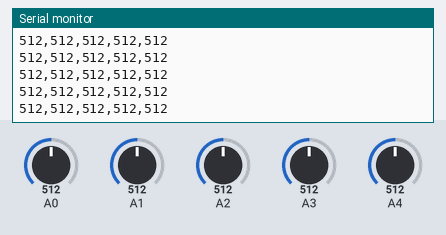
The sketch below on a simulated Arduino Uno, built with avr-gcc and run on an emulated ATmega328P. Shown: the last lines printed to the serial monitor. Inputs (shaded band) come from the test bench; at power-on: A0 = 512, A1 = 512, A2 = 512, A3 = 512, A4 = 512.

Above: at 1.2 s.
1.3 s: A0 set to 716
At 1.32 s:
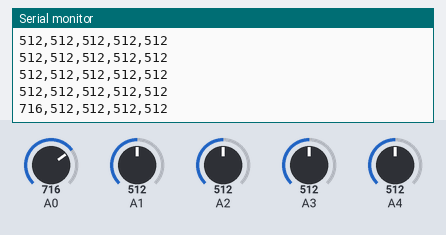
2.8 s: A1 set to 716
At 2.84 s:
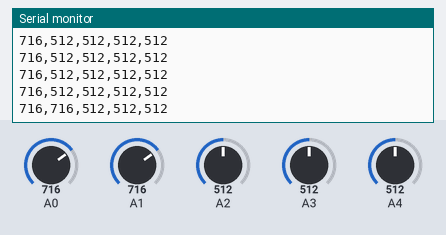
4.3 s: A2 set to 716
At 4.36 s:
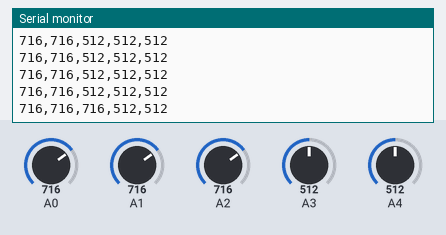
7.3 s: A3 set to 716
At 7.3 s:
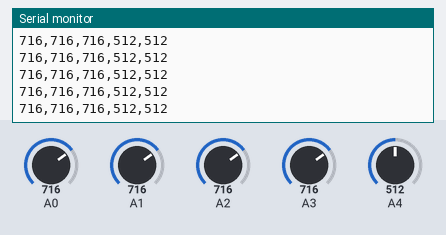
8.8 s: A4 set to 716
At 8.82 s:
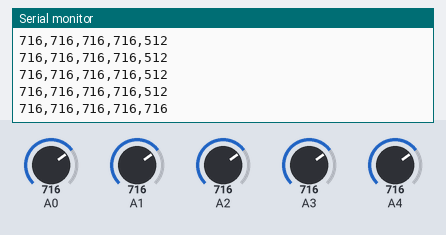
10.3 s: A0 set to 992
At 10.34 s:
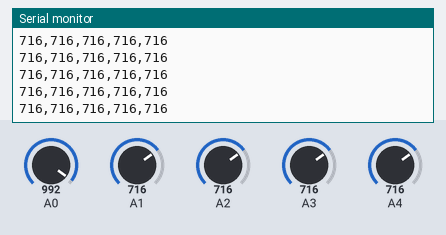
Timing chart, 0 to 12.8 s (numbered marks = the images above; inputs shaded):
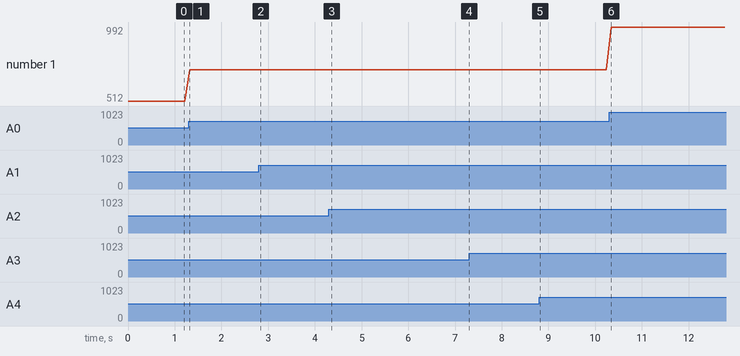

Measured:
- after the input at 1.3 s, the serial monitor: prints a new line at once (image 1)
- after the input at 2.8 s, the serial monitor: prints a new line at once (image 2)
- after the input at 4.3 s, the serial monitor: prints a new line after 0.06 s (image 3)
- after the input at 8.8 s, the serial monitor: prints a new line at once (image 5)
- plotted number 1: 512 → 716 after the input at 1.3 s, 716 → 992 after the input at 10.3 s

The sketch:

sketch_arduino_setup.ino
```cpp
int press1, press2, press3, press4, press5;

void setup() {
  // put your setup code here, to run once:
  Serial.begin(9600);
  pinMode(A0,INPUT);
  pinMode(A1,INPUT);
  pinMode(A2,INPUT);
  pinMode(A3,INPUT);
  pinMode(A4,INPUT);
}

void loop() {
  press1 = analogRead(A0);
  press2 = analogRead(A1);
  press3 = analogRead(A2);
  press4 = analogRead(A3);
  press5 = analogRead(A4);
  Serial.print(press1);
  Serial.print(",");
  Serial.print(press2);
  Serial.print(",");
  Serial.print(press3);
  Serial.print(",");
  Serial.print(press4);
  Serial.print(",");
  Serial.println(press5);
  delay(100);
}
```
